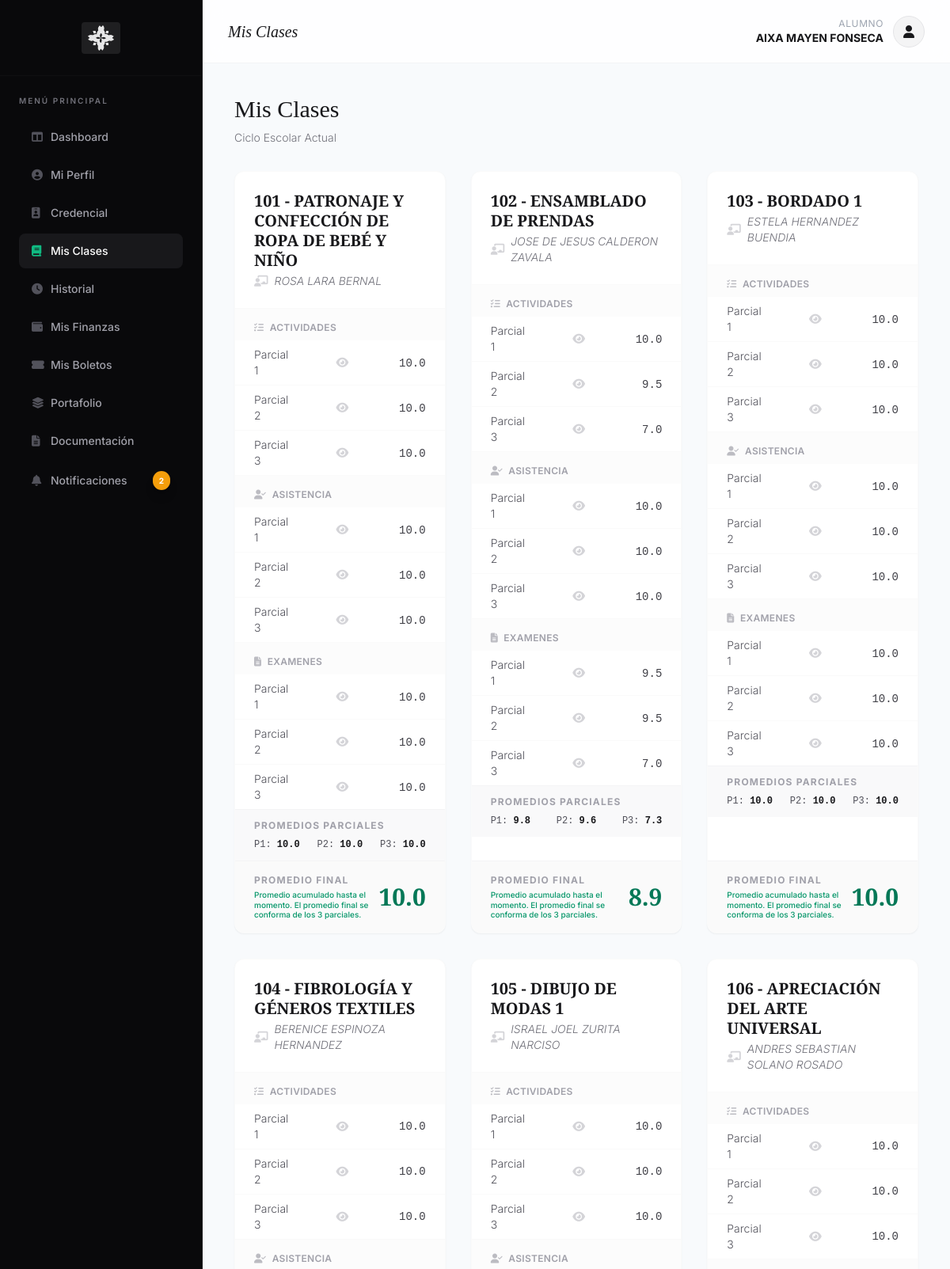
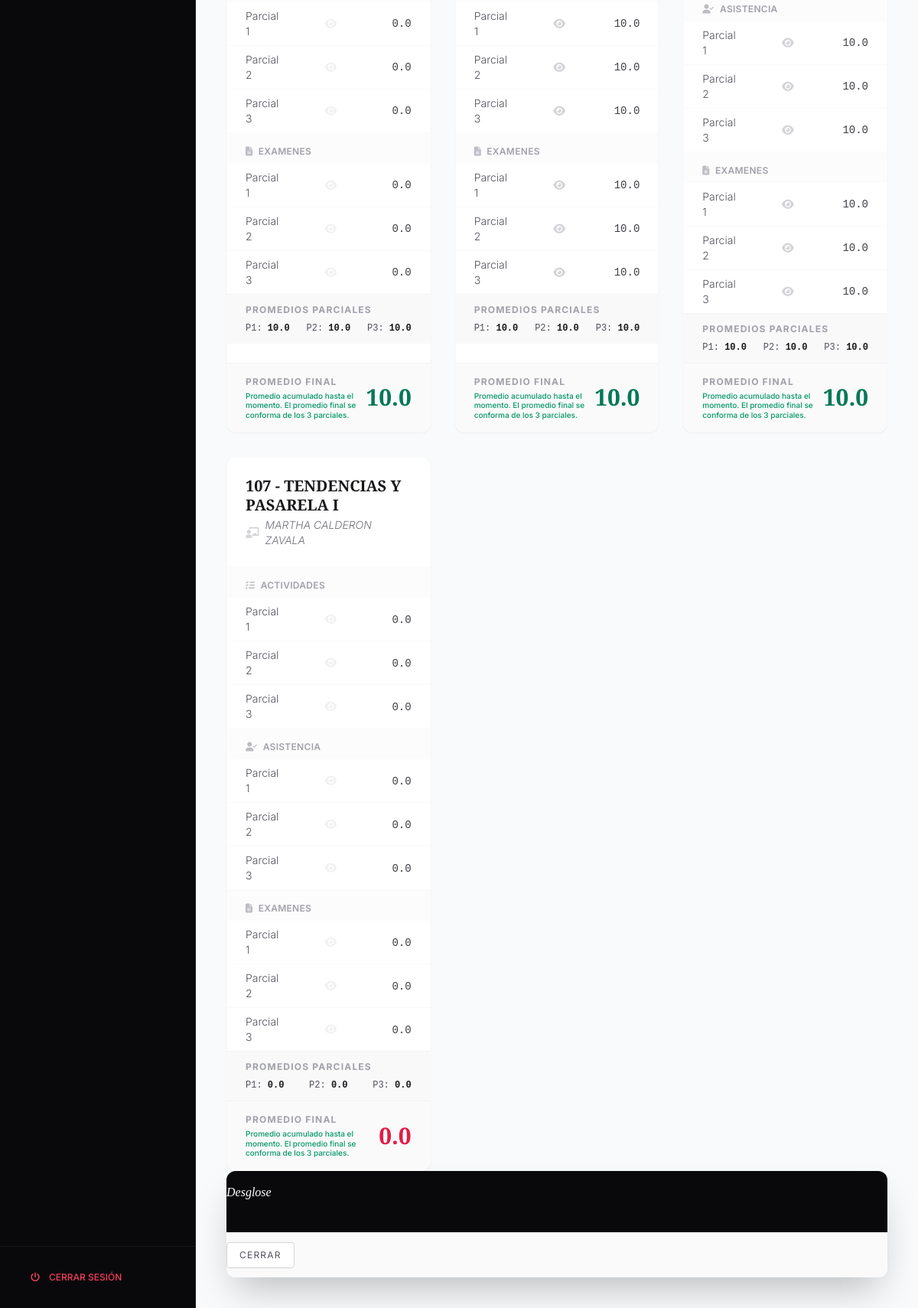
Page /front/alumno/dashboard.php?view=clases (signed in) on the committed database (2 pictures, top to bottom).
### tables this page shows
CREATE TABLE `Inscripciones` (
  `id` int(11) NOT NULL,
  `alumno_id` int(11) NOT NULL COMMENT 'Referencia al ID del usuario alumno',
  `clase_id` int(11) NOT NULL COMMENT 'Referencia al ID de la clase (materia+profesor+ciclo)',
  `calificacion_final` decimal(5,2) DEFAULT NULL COMMENT 'La calificación final, se calculará después'
);

CREATE TABLE `Materias` (
  `id` int(11) NOT NULL,
  `nombre_materia` varchar(255) NOT NULL,
  `semestre` int(11) NOT NULL COMMENT 'Número del 1 al 6 para saber a qué semestre pertenece'
);

CREATE TABLE `Usuarios` (
  `id` int(11) NOT NULL,
  `nombre_completo` varchar(255) NOT NULL,
  `curp` varchar(18) NOT NULL COMMENT 'Se usará como nombre de usuario para el login',
  `password_hash` varchar(255) DEFAULT NULL COMMENT 'Contraseña encriptada, NULL si no ha sido creada',
  `perfil_id` int(11) NOT NULL,
  `estado` enum('activo','inactivo') NOT NULL DEFAULT 'activo' COMMENT 'Estado del usuario en el sistema',
  `fecha_creacion` timestamp NOT NULL DEFAULT current_timestamp(),
  `forma` enum('presencial','online','no aplica') DEFAULT 'no aplica',
  `cuenta_deposito_id` int(11) DEFAULT NULL
);

### front/alumno/body_clases.php (the view, shortened to what this page needs)
<?php
require '../../back/db_connect.php';
$alumno_id = $_SESSION['user_id'];
$categorias_principales = ['Actividades', 'Asistencia', 'Examenes'];
function getDetalleCalificacion($conn, $inscripcion_id, $categorias_principales) {
    $clase_id_result = $conn->query("SELECT clase_id FROM Inscripciones WHERE id = $inscripcion_id");
    $clase_id = $clase_id_result->fetch_assoc()['clase_id'];
    $categorias_db = $conn->query("SELECT * FROM Categorias_Calificacion WHERE clase_id = $clase_id")->fetch_all(MYSQLI_ASSOC);
    $ponderaciones = [];
    foreach ($categorias_db as $cat) {
        $ponderaciones[$cat['nombre_categoria']] = $cat;
    }
    $data_return = [
        'final' => 0.0,
        'promedios_parciales' => [],
        'items_desglose' => [],
        'calif_por_parcial' => [1 => 0.0, 2 => 0.0, 3 => 0.0]
    ];
    foreach ($categorias_principales as $cat_nombre) {
        $cat_id = $ponderaciones[$cat_nombre]['id'] ?? 0;
        for ($p = 1; $p <= 3; $p++) {
            $data_return['promedios_parciales'][$cat_nombre][$p] = 0;
            $data_return['items_desglose'][$cat_nombre][$p] = [];
        }
        if ($cat_id > 0) {
            $sql_items = "SELECT
                            a.parcial,
                            a.nombre_actividad,
                            c.calificacion_obtenida
                          FROM Calificaciones c
                          JOIN Actividades_Evaluables a ON c.actividad_id = a.id
                          WHERE c.inscripcion_id = ? AND a.categoria_id = ?
                          ORDER BY a.parcial, a.id";
            $stmt = $conn->prepare($sql_items);
            $stmt->bind_param("ii", $inscripcion_id, $cat_id);
            $stmt->execute();
            $result_items = $stmt->get_result();
            $califs_por_parcial = [1 => [], 2 => [], 3 => []];
            while ($item = $result_items->fetch_assoc()) {
                $parcial = $item['parcial'];
                $calif = (float)$item['calificacion_obtenida'];
                $data_return['items_desglose'][$cat_nombre][$parcial][] = [
                    'nombre' => $item['nombre_actividad'],
                    'calif' => $calif
                ];
                $califs_por_parcial[$parcial][] = $calif;
            }
            for ($p = 1; $p <= 3; $p++) {
                if (count($califs_por_parcial[$p]) > 0) {
                    $data_return['promedios_parciales'][$cat_nombre][$p] = array_sum($califs_por_parcial[$p]) / count($califs_por_parcial[$p]);
                }
            }
        }
    }
    for ($p = 1; $p <= 3; $p++) {
        foreach ($categorias_principales as $cat_nombre) {
            $ponderacion = ($ponderaciones[$cat_nombre]['ponderacion'] ?? 0) / 100;
            $promedio = $data_return['promedios_parciales'][$cat_nombre][$p] ?? 0;
            $data_return['calif_por_parcial'][$p] += ($promedio * $ponderacion);
        }
    }
    $suma_parciales = $data_return['calif_por_parcial'][1] + $data_return['calif_por_parcial'][2] + $data_return['calif_por_parcial'][3];
    if ($suma_parciales > 0) {
        $data_return['final'] = $suma_parciales / 3;
    } else {
        $data_return['final'] = 0.0;
    }
    return $data_return;
}
$ciclo_activo = $conn->query("SELECT id FROM Ciclos_Escolares WHERE estado = 'activo' LIMIT 1")->fetch_assoc();
$mis_clases = [];
if ($ciclo_activo) {
    $ciclo_activo_id = $ciclo_activo['id'];
    $sql_clases = "SELECT
                        m.nombre_materia,
                        u.nombre_completo AS profesor_nombre,
                        i.id AS inscripcion_id
                   FROM Inscripciones i
                   JOIN Clases c ON i.clase_id = c.id
                   JOIN Materias m ON c.materia_id = m.id
                   JOIN Usuarios u ON c.profesor_id = u.id
                   WHERE i.alumno_id = $alumno_id AND c.ciclo_id = $ciclo_activo_id
                   ORDER BY m.nombre_materia";
    $mis_clases = $conn->query($sql_clases)->fetch_all(MYSQLI_ASSOC);
}
?>
<div class="mb-8">
    <h3 class="font-serif text-3xl text-zinc-900 mb-2">Mis Clases</h3>
    <p class="text-zinc-500 font-light text-sm">Ciclo Escolar Actual</p>
</div>
<?php if (!$ciclo_activo): ?>
    <div class="p-4 bg-amber-50 text-amber-800 border-l-4 border-amber-500 rounded text-sm">No hay ningún ciclo escolar activo en este momento.</div>
<?php elseif (empty($mis_clases)): ?>
    <div class="p-4 bg-white shadow-sm rounded border-l-4 border-zinc-300 text-zinc-600 text-sm">No estás inscrito a ninguna clase en el ciclo escolar activo.</div>
<?php else: ?>
    <div class="grid grid-cols-1 md:grid-cols-2 lg:grid-cols-3 gap-8">
        <?php foreach ($mis_clases as $clase): ?>
            <?php
            $data_calificacion = getDetalleCalificacion($conn, $clase['inscripcion_id'], $categorias_principales);
            $calif_final = $data_calificacion['final'];
            $promedios_parciales = $data_calificacion['promedios_parciales'];
            $items_desglose = $data_calificacion['items_desglose'];
            $calif_por_parcial = $data_calificacion['calif_por_parcial'];
            $final_calif_class = ($calif_final < 7.5) ? 'text-rose-600' : 'text-emerald-700';
            ?>
            <div class="bg-white rounded-xl shadow-sm hover:shadow-lg transition-shadow duration-300 flex flex-col h-full overflow-hidden border border-zinc-50">
                <div class="p-6 border-b border-zinc-50">
                    <h5 class="font-serif text-xl font-bold text-zinc-900 mb-1 leading-tight">
                        <?php echo htmlspecialchars($clase['nombre_materia']); ?>
                    </h5>
                    <p class="text-sm italic text-zinc-500 font-light flex items-center">
                        <i class="fas fa-chalkboard-teacher mr-2 text-zinc-300"></i>
                        <?php echo htmlspecialchars($clase['profesor_nombre']); ?>
                    </p>
                </div>
                <div class="flex-1 p-0">
                    <table class="w-full text-left text-sm">
                        <?php foreach ($categorias_principales as $cat_nombre): ?>
                            <?php
                            $cat_icon = ['Actividades' => 'fa-tasks', 'Asistencia' => 'fa-user-check', 'Examenes' => 'fa-file-alt'][$cat_nombre];
                            ?>
                            <tr class="bg-zinc-50/50 text-xs uppercase tracking-wide text-zinc-400 font-semibold">
                                <td colspan="3" class="px-6 py-2 pt-4">
                                    <i class="fas <?php echo $cat_icon; ?> mr-1 opacity-70"></i>
                                    <?php echo $cat_nombre; ?>
                                </td>
                            </tr>
                            <?php for ($p = 1; $p <= 3; $p++): ?>
                                <?php
                                $promedio = $promedios_parciales[$cat_nombre][$p] ?? 0;
                                $items = $items_desglose[$cat_nombre][$p] ?? [];
                                $titulo_modal = "$cat_nombre - Parcial $p";
                                ?>
                                <tr class="border-b border-zinc-50 last:border-0 hover:bg-zinc-50 transition-colors">
                                    <td class="px-6 py-2 text-zinc-600 font-light w-1/3">Parcial <?php echo $p; ?></td>
                                    <td class="px-6 py-2 text-center w-1/3">
                                        <button type="button"
                                                class="text-zinc-300 hover:text-zinc-800 transition-colors focus:outline-none"
                                                data-bs-toggle="modal"
                                                data-bs-target="#califModal"
                                                data-titulo="<?php echo htmlspecialchars($titulo_modal); ?>"
                                                data-items='<?php echo json_encode($items); ?>'
                                                <?php echo empty($items) ? 'disabled' : ''; ?>
                                                title="Ver Detalles">
                                            <i class="fas fa-eye <?php echo empty($items) ? 'opacity-30 cursor-not-allowed' : ''; ?>"></i>
                                        </button>
                                    </td>
                                    <td class="px-6 py-2 text-right">
                                        <span class="font-mono text-zinc-700 font-medium">
                                            <?php echo number_format($promedio, 1); ?>
                                        </span>
                                    </td>
                                </tr>
                            <?php endfor; ?>
                        <?php endforeach; ?>
                         <tr class="bg-zinc-100/50 mt-2">
                             <td colspan="3" class="px-6 py-3 border-t border-zinc-100">
                                 <p class="text-xs uppercase tracking-widest text-zinc-400 font-bold mb-2">Promedios Parciales</p>
                                 <div class="flex justify-between text-xs font-mono text-zinc-600">
                                     <span>P1: <strong class="text-zinc-900"><?php echo number_format($calif_por_parcial[1], 1); ?></strong></span>
                                     <span>P2: <strong class="text-zinc-900"><?php echo number_format($calif_por_parcial[2], 1); ?></strong></span>
                                     <span>P3: <strong class="text-zinc-900"><?php echo number_format($calif_por_parcial[3], 1); ?></strong></span>
                                 </div>
                             </td>
                         </tr>
                    </table>
                </div>
                <div class="px-6 py-4 bg-zinc-50 border-t border-zinc-100 flex justify-between items-center">
                    <div class="flex flex-col">
                        <span class="text-xs font-bold uppercase tracking-widest text-zinc-400">Promedio Final</span>
                        <span class="text-[10px] text-emerald-600 font-medium mt-1 leading-tight max-w-[150px]">Promedio acumulado hasta el momento. El promedio final se conforma de los 3 parciales.</span>
                    </div>
                    <span class="text-3xl font-serif font-bold <?php echo $final_calif_class; ?>">
                        <?php echo number_format($calif_final, 1); ?>
                    </span>
                </div>
            </div>
        <?php endforeach; ?>
    </div>
<?php endif; ?>
<div class="modal fade" id="califModal" tabindex="-1" aria-labelledby="modalTitulo" aria-hidden="true">
  <div class="modal-dialog modal-dialog-centered">
    <div class="modal-content border-0 shadow-2xl rounded-xl overflow-hidden">
      <div class="modal-header bg-zinc-950 text-white border-0 py-4">
        <h5 class="modal-title font-serif italic" id="modalTitulo">Desglose</h5>
      </div>
      <div class="modal-footer border-t border-zinc-100 py-3 bg-zinc-50">
        <button type="button" class="px-4 py-2 bg-white border border-zinc-300 text-zinc-600 text-xs uppercase tracking-widest hover:bg-zinc-100 rounded transition" data-bs-dismiss="modal">Cerrar</button>
      </div>
    </div>
  </div>
</div>

### rows in the picture
inscripciones: materias.nombre_materia "101 - PATRONAJE Y CONFECCIÓN DE ROPA DE BEBÉ Y NIÑO", usuarios.nombre_completo "ROSA LARA BERNAL", cat_nombre "ACTIVIDADES", promedio "10.0", cat_nombre "ASISTENCIA", cat_nombre "EXAMENES", calif_por_parcial "10.0", calif_final "10.0"
inscripciones: materias.nombre_materia "102 - ENSAMBLADO DE PRENDAS", usuarios.nombre_completo "JOSE DE JESUS CALDERON ZAVALA", cat_nombre "ACTIVIDADES", promedio "10.0", promedio "9.5", promedio "7.0", cat_nombre "ASISTENCIA", cat_nombre "EXAMENES", calif_por_parcial "9.8", calif_por_parcial "9.6", calif_por_parcial "7.3", calif_final "8.9"
inscripciones: materias.nombre_materia "103 - BORDADO 1", usuarios.nombre_completo "ESTELA HERNANDEZ BUENDIA", cat_nombre "ACTIVIDADES", promedio "10.0", cat_nombre "ASISTENCIA", cat_nombre "EXAMENES", calif_por_parcial "10.0", calif_final "10.0"
inscripciones: materias.nombre_materia "104 - FIBROLOGÍA Y GÉNEROS TEXTILES", usuarios.nombre_completo "BERENICE ESPINOZA HERNANDEZ", cat_nombre "ACTIVIDADES", promedio "10.0", cat_nombre "ASISTENCIA", promedio "0.0", cat_nombre "EXAMENES", calif_por_parcial "10.0", calif_final "10.0"
inscripciones: materias.nombre_materia "105 - DIBUJO DE MODAS 1", usuarios.nombre_completo "ISRAEL JOEL ZURITA NARCISO", cat_nombre "ACTIVIDADES", promedio "10.0", cat_nombre "ASISTENCIA", cat_nombre "EXAMENES", calif_por_parcial "10.0", calif_final "10.0"
inscripciones: materias.nombre_materia "106 - APRECIACIÓN DEL ARTE UNIVERSAL", usuarios.nombre_completo "ANDRES SEBASTIAN SOLANO ROSADO", cat_nombre "ACTIVIDADES", promedio "10.0", cat_nombre "ASISTENCIA", cat_nombre "EXAMENES", calif_por_parcial "10.0", calif_final "10.0"
inscripciones: materias.nombre_materia "107 - TENDENCIAS Y PASARELA I", usuarios.nombre_completo "MARTHA CALDERON ZAVALA", cat_nombre "ACTIVIDADES", promedio "0.0", cat_nombre "ASISTENCIA", cat_nombre "EXAMENES", calif_por_parcial "0.0", calif_final "0.0"

### other values in the picture
$unread_count "2"
$_SESSION['user_name'] "AIXA MAYEN FONSECA"
